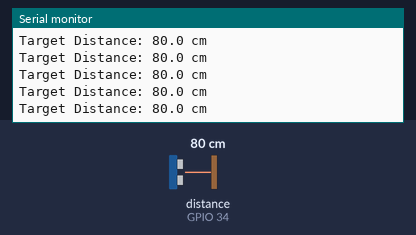
A sketch run on a simulated ESP32. On the bench: the last lines printed to the serial monitor. Wiring (inferred from the names in the program): ultrasonic range finder: trigger GPIO 32; echo GPIO 34. The inputs (shaded band) are chosen by the test bench; at power-on: distance to the obstacle (sensor on GPIO 34) 80 cm. The echo pulse lasts 58.3 µs per cm.

Above: at 1.2 s.
1.3 s: distance to the obstacle (sensor on GPIO 34) set to 2 cm
At 1.56 s:
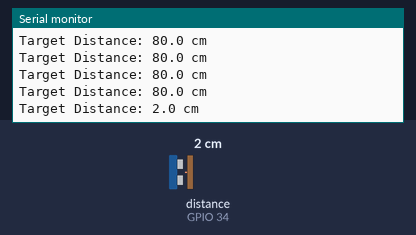
2.8 s: distance to the obstacle (sensor on GPIO 34) set to 4 cm
At 2.96 s:
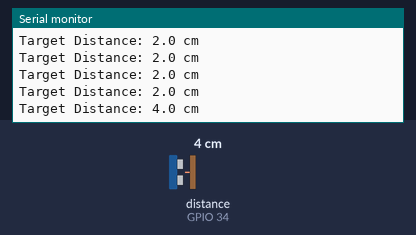
Timing chart, 0 to 5.8 s (numbered marks = the images above; inputs shaded):
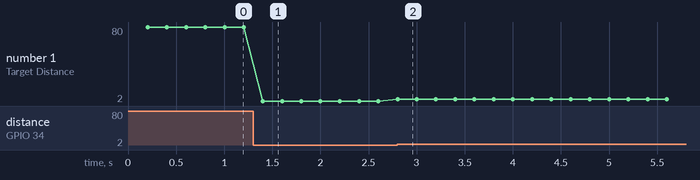

The sketch:

HC-SR04.ino
```cpp
// Define physical pin allocations based on the voltage divider circuit
const int trigPin = 32;  // Output pin to trigger the ultrasonic burst
const int echoPin = 34;  // Safe Input pin (via divider) to read the echo pulse

// Timing control variables for non-blocking execution
unsigned long previousMillis = 0;   // Stores the last time the sensor was sampled
const long interval = 200;          // Sampling interval in milliseconds (5 Hz refresh rate)

void setup() {
  // Initialize high-speed hardware UART telemetry at 115200 baud
  Serial.begin(115200);

  // Set pin modes explicitly
  pinMode(trigPin, OUTPUT);
  pinMode(echoPin, INPUT);
}

void loop() {
  // Get the current system uptime clock ticks in milliseconds
  unsigned long currentMillis = millis();

  // Non-blocking condition checked against the defined time interval
  if (currentMillis - previousMillis >= interval) {
    // Save the execution time stamp for the current cycle
    previousMillis = currentMillis;

    // 1. Clear the trigger pin to ensure a clean HIGH pulse
    digitalWrite(trigPin, LOW);
    delayMicroseconds(2);

    // 2. Generate a precise 10-microsecond trigger pulse to fire ultrasonic bursts
    digitalWrite(trigPin, HIGH);
    delayMicroseconds(10);
    digitalWrite(trigPin, LOW);

    // 3. Read the incoming pulse travel time duration in microseconds
    // pulseIn() blocks temporarily only for the wave return duration, not for fixed intervals
    long duration = pulseIn(echoPin, HIGH);

    // 4. Mathematical computation using explicit floating point arithmetic
    // Distance = (Time * Speed of Sound) / 2
    float distance = (duration * 0.0343) / 2.0;

    // 5. Stream calculated distance values out to the Serial Monitor
    Serial.print("Target Distance: ");
    if (duration == 0) {
      Serial.println("Out of Range!");
    } else {
      Serial.print(distance, 1); // Print with one decimal place precision
      Serial.println(" cm");
    }
  }
}
```

Measured:
- after the input at 1.3 s, the serial monitor: prints a new line after 0.10 s (image 1)
- after the input at 2.8 s, the serial monitor: prints a new line at once (image 2)
- plotted number 1: 80 → 2 after the input at 1.3 s, 2 → 4 after the input at 2.8 s
